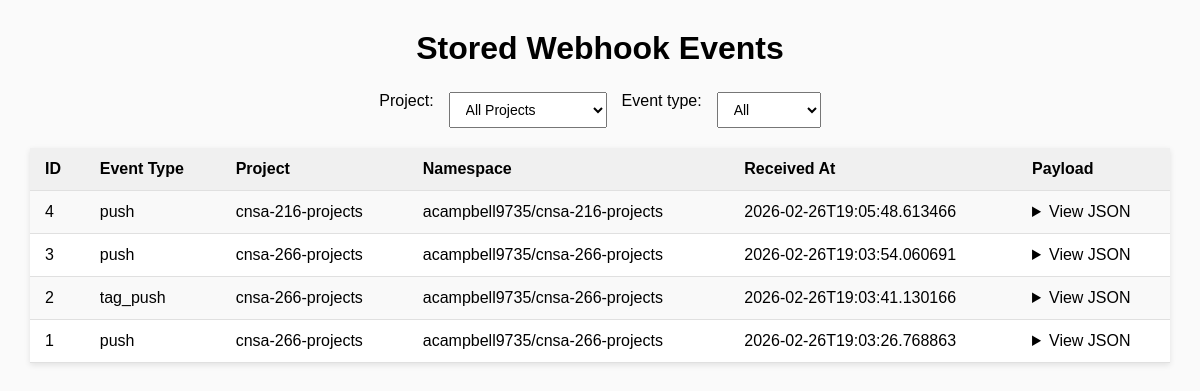
/dashboard, run on the app's committed database.
### tables this page shows
CREATE TABLE events (
            id INTEGER PRIMARY KEY AUTOINCREMENT,
            event_type TEXT,
            payload TEXT,
            received_at TEXT
        , project_id INTEGER, project_name TEXT, project_namespace TEXT);

### app.py (the view)
@app.route("/dashboard")
def dashboard():
    conn = get_db()
    projects = conn.execute(
        "SELECT DISTINCT project_name FROM events WHERE project_name IS NOT NULL ORDER BY project_name"
    ).fetchall()
    projects = [p["project_name"] for p in projects]
    selected_project = request.args.get("project")
    if selected_project and selected_project != "All":
        events = conn.execute(
            "SELECT * FROM events WHERE project_name = ? ORDER BY id DESC",
            (selected_project,)
        ).fetchall()
    else:
        events = conn.execute(
            "SELECT * FROM events ORDER BY id DESC"
        ).fetchall()
    return render_template(
        "dashboard.html",
        events=events,
        projects=projects,
        selected_project=selected_project
    )

### database.py (called while the page is built)
def get_db():
    conn = sqlite3.connect("data/events.db")
    conn.row_factory = sqlite3.Row
    return conn

### templates/dashboard.html (shortened to what this page needs)
<!DOCTYPE html>
<html>
<head>
</head>
<body>
<h1>Stored Webhook Events</h1>
<div class="controls">
    <label for="project">Project:</label>
    <select id="project" name="project" onchange="location.href='?project=' + this.value">
        <option value="All">All Projects</option>
    </select>
    <label for="filter">Event type:</label>
    <select id="filter">
        <option value="all">All</option>
    </select>
</div>
<table id="eventsTable">
    <tr>
        <th>ID</th>
        <th>Event Type</th>
        <th>Project</th>
        <th>Namespace</th>
        <th>Received At</th>
        <th>Payload</th>
    </tr>
    {% for event in events %}
    <tr data-type="{{ event['event_type'] }}">
        <td>{{ event['id'] }}</td>
        <td>{{ event['event_type'] }}</td>
        <td>{{ event['project_name'] }}</td>
        <td>{{ event['project_namespace'] }}</td>
        <td>{{ event['received_at'] }}</td>
        <td>
            <details>
                <summary>View JSON</summary>
            </details>
        </td>
    </tr>
    {% endfor %}
</table>
</body>
</html>

### templates/dashboard.html (style rules this page uses)
body { font-family: Arial, sans-serif; margin: 30px; background: #fafafa; }
h1 { text-align: center; margin-bottom: 25px; }
.controls { margin-bottom: 20px; display: flex; justify-content: center; gap: 15px; }
select { padding: 8px 12px; font-size: 14px; }
table { width: 100%; border-collapse: collapse; background: white; box-shadow: 0 2px 6px rgba(0,0,0,0.1); }
th, td { padding: 12px 15px; border-bottom: 1px solid #e0e0e0; vertical-align: top; }
th { background: #f0f0f0; text-align: left; font-weight: bold; }
tr:nth-child(even) { background: #f9f9f9; }
details { cursor: pointer; }

### data on the page
events: id "4", event_type "push", project_name "cnsa-216-projects", project_namespace "acampbell9735/cnsa-216-projects", received_at "2026-02-26T19:05:48.613466"
events: id "3", event_type "push", project_name "cnsa-266-projects", project_namespace "acampbell9735/cnsa-266-projects", received_at "2026-02-26T19:03:54.060691"
events: id "2", event_type "tag_push", project_name "cnsa-266-projects", project_namespace "acampbell9735/cnsa-266-projects", received_at "2026-02-26T19:03:41.130166"
events: id "1", event_type "push", project_name "cnsa-266-projects", project_namespace "acampbell9735/cnsa-266-projects", received_at "2026-02-26T19:03:26.768863"
